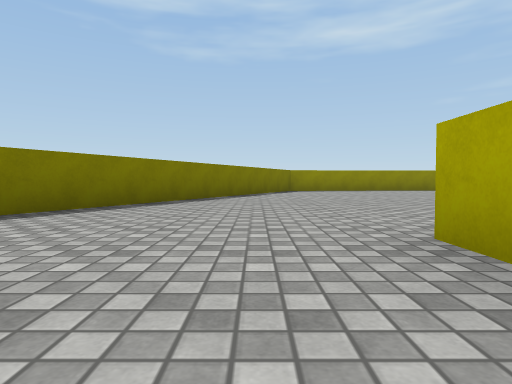
[1] (above)

19 first-person views from a walk through a scene from a Unity 3-D project. The camera is 0.3 m above the floor, tilts 2° down and sees 75° across. The floor is counted in squares, 1 m on a side. Each view is taken from the middle of a square. On the plan, view 1 faces up. The plan holds only what a view shows up to about 9 squares ahead; the rest is blank. The place goes on beyond the plan. Surface patterns are stand-ins for the level's own textures.

[2]
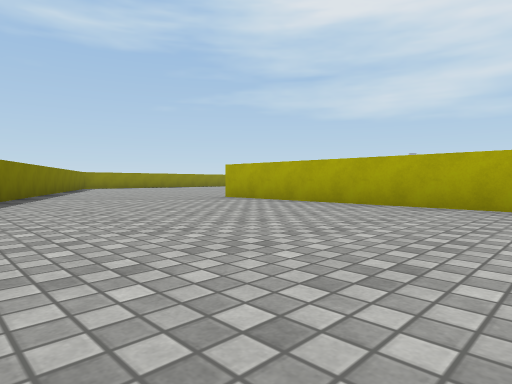

[3]
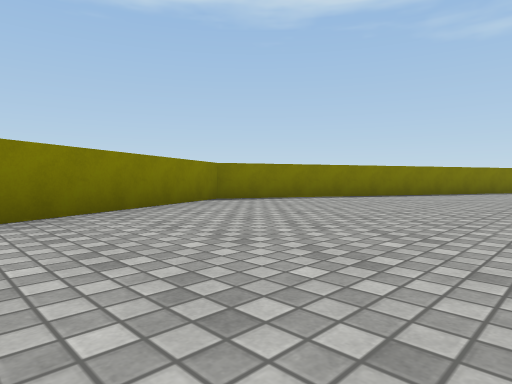

[4]
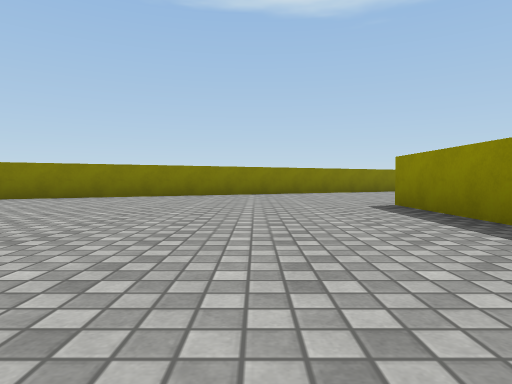

[5]
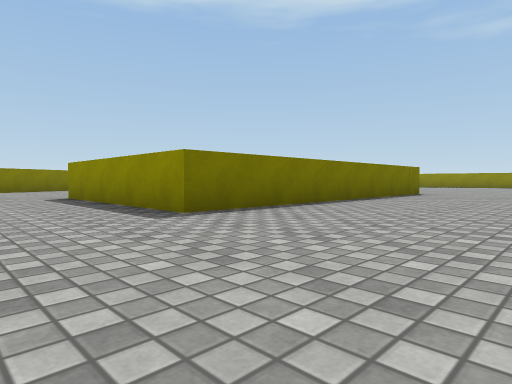

[6]
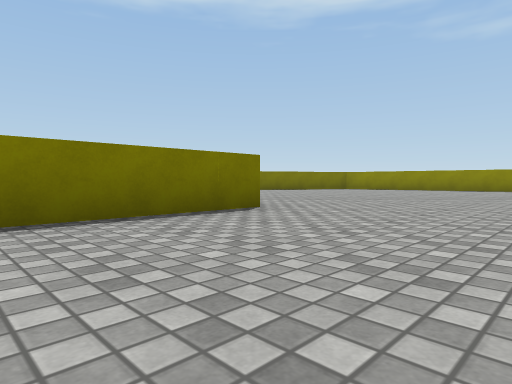

[7]
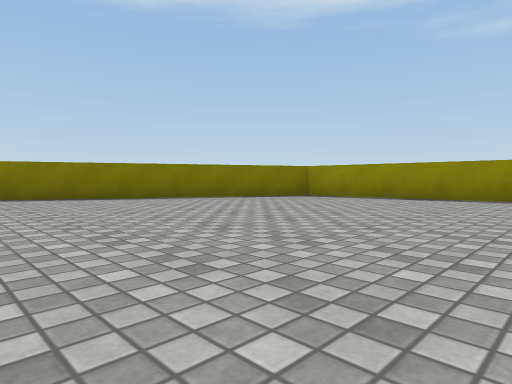

[8]
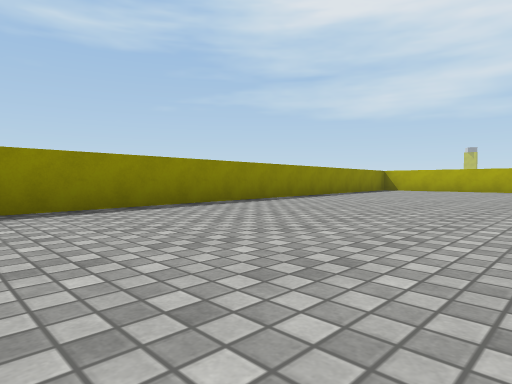

[9]
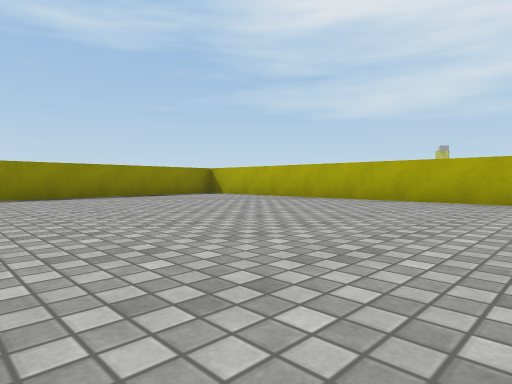

[10]
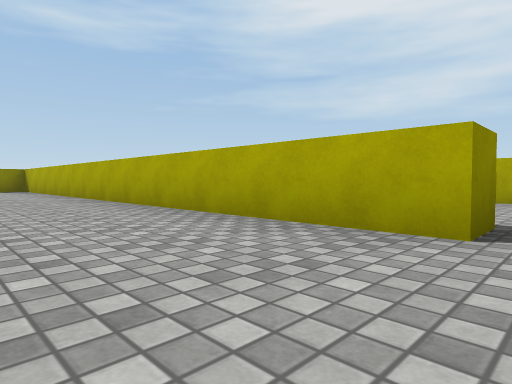

[11]
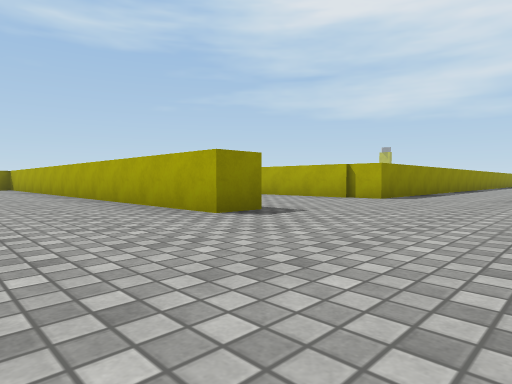

[12]
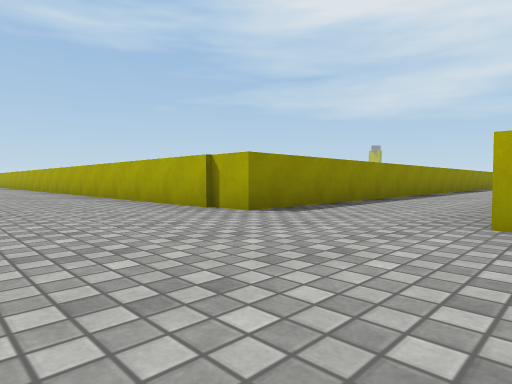

[13]
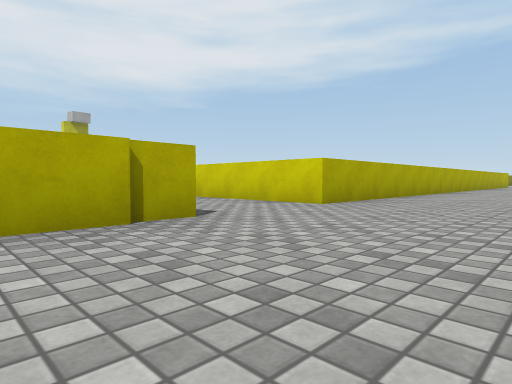

[14]
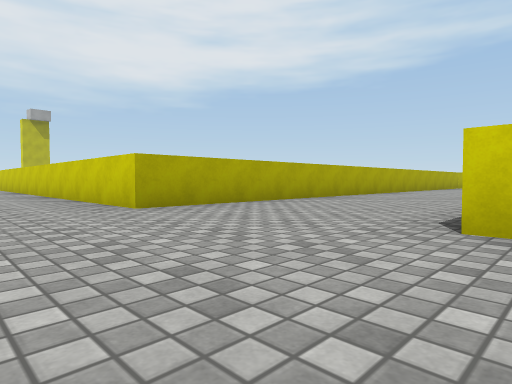

[15]
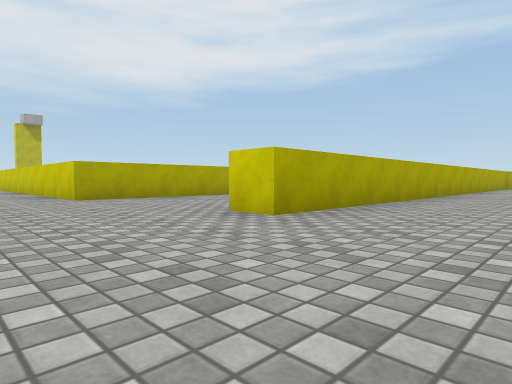

[16]
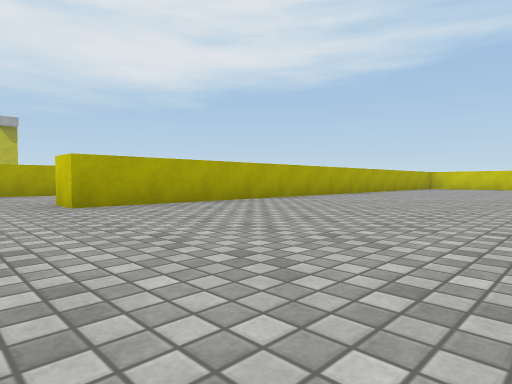

[17]
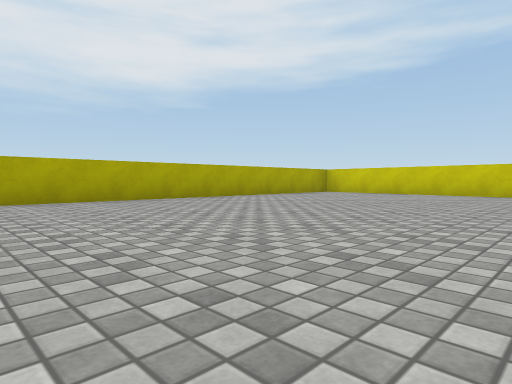

[18]
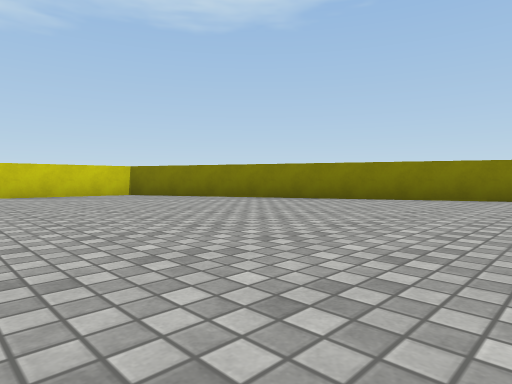

[19]
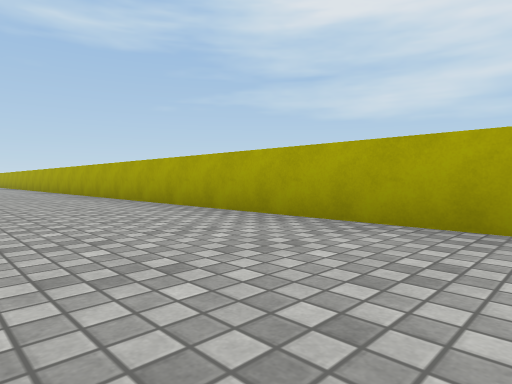

### Floor plan
Points are (right, up) in squares from view 1. A wall is a line through its corners. A room is listed if a view was taken in it or the views show most of it. See-through windows are left out.
Room 1 (views 1, 2)
walls: (0.9, -2.5) (0.9, 1.8); (-1.3, 4.6) (-4.3, -1.6) (-2.3, -5.8)
ways out: opening at (-0.7, -4) to room 2; opening at (-0.5, 3.5) to room 2
Room 2 (views 3, 4, 5, 6, 7, 8, 9, 10, 11, 12, 13, 14, 15, 16, 17, 18, 19)
walls: (11.5, 0.4) (10.9, 0.4) (10.9, 10.4) (1, 9.5) (-1.3, 4.6); (4.4, 1.8) (4.4, -4.3) (0.9, -4.3); (10.9, -10.5) (10.9, -2.1) (11.5, -2.1); (14.4, -9.4) (14.4, -1.6) (22.1, -1.6); (-2.3, -5.8) (0, -10.5); (22.4, 0.4) (14.2, 0.4) (14.2, 13.5)
ways out: opening at (-0.7, -4) to room 1; opening at (-0.5, 3.5) to room 1

Positions as (right, up) in squares from view 1, and headings:
1: (0, 0), facing up
2: (-3, -3), facing up-right
3: (0, -5), facing up-left
4: (5, -6), facing left
5: (7, -6), facing up-left
6: (7, -1), facing up-left
7: (5, 4), facing up-left
8: (1, 6), facing up-right
9: (6, 4), facing up-right
10: (9, 0), facing up-right
11: (9, -2), facing up-right
12: (12, -2), facing up-right
13: (12, 2), facing down-right
14: (11, 0), facing down-right
15: (9, 0), facing down-right
16: (7, -1), facing down-right
17: (6, -6), facing down-right
18: (4, -6), facing down-left
19: (12, 3), facing up-right
